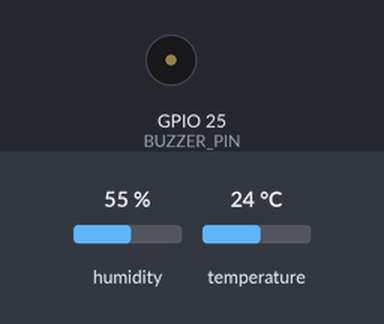
Recording of a sketch running on a simulated ESP32. Shown: buzzer (waves = sounding, pin HIGH). Inputs (shaded band) come from the test bench; at power-on: temperature 24 °C, humidity 55 %. WiFi joins after 1.5 s; servers stay silent unless stated; what the sketch prints to the serial monitor is not drawn.

Above: at 2.7 s.
2.8 s: temperature set to 34 °C
4.7 s: temperature set to 37 °C
At 6.7 s:
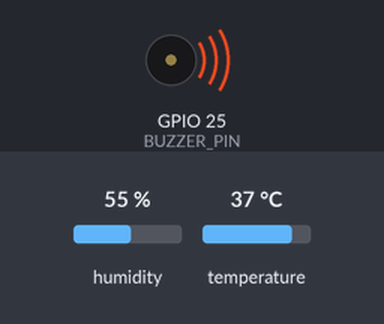
7.0 s: temperature set to 12 °C
At 7.9 s:
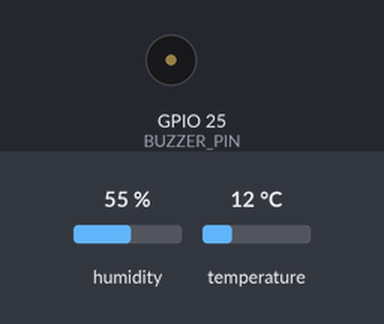
9.0 s: temperature set to 41 °C
At 10.3 s:
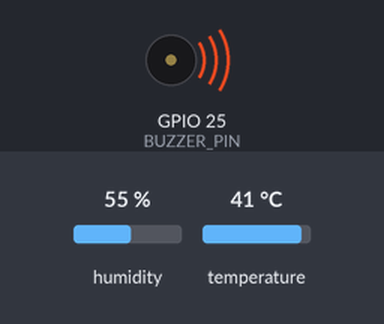
Timing chart, 0 to 12.0 s (numbered marks = the images above; inputs shaded):
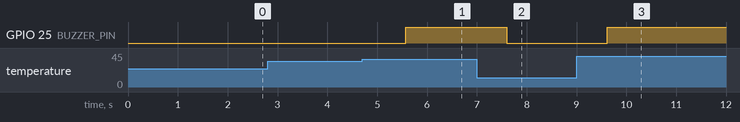

Measured:
- the behaviour switches between 35 and 36 °C on temperature (found by bisection; images 0 and 1)
- after the input at 2.8 s, every drawn part: stays the same
- after the input at 4.7 s, GPIO 25 (BUZZER_PIN): LOW → HIGH after 0.87 s
- after the input at 7.0 s, GPIO 25 (BUZZER_PIN): HIGH → LOW after 0.60 s
- after the input at 9.0 s, GPIO 25 (BUZZER_PIN): LOW → HIGH after 0.62 s

The sketch:

esp32.ino
```cpp
#include <WiFi.h>
#include <WebServer.h>
#include <DHT.h>

// Wi-Fi Credentials
const char* ssid = "Rajeswari";
const char* password = "9985336788";

// Pin Configuration
#define DHT_PIN 4
#define DHT_TYPE DHT11
#define BUZZER_PIN 25

// High Temperature Threshold (°C)
#define TEMP_THRESHOLD 35.0

DHT dht(DHT_PIN, DHT_TYPE);
WebServer server(80);

float temperature = 0.0;
float humidity = 0.0;

// Embedded HTML, CSS, and JavaScript for the Web Page
const char HTML_CONTENT[] PROGMEM = R"rawliteral(
<!DOCTYPE html>
<html>
<head>
    <meta name="viewport" content="width=device-width, initial-scale=1">
    <title>ESP32 Climate Dashboard</title>
    <style>
        body { font-family: 'Segoe UI', Tahoma, Geneva, Verdana, sans-serif; text-align: center; background-color: #eef2f5; margin: 0; padding: 20px; }
        h1 { color: #333; margin-bottom: 20px; }
        .card-container { display: flex; justify-content: center; gap: 20px; flex-wrap: wrap; margin-top: 20px; }
        .card { background: white; padding: 25px; border-radius: 15px; box-shadow: 0 6px 15px rgba(0,0,0,0.08); width: 220px; }
        .card h2 { margin: 0 0 10px 0; font-size: 18px; color: #666; }
        .value { font-size: 38px; font-weight: bold; color: #007bff; }
        .humidity-val { color: #17a2b8; }
        .status-box { margin-top: 30px; font-size: 20px; font-weight: 600; padding: 12px; border-radius: 8px; display: inline-block; background: #fff; box-shadow: 0 4px 10px rgba(0,0,0,0.05); }
    </style>
</head>
<body>
    <h1>ESP32 Environment Dashboard</h1>
    <div class="card-container">
        <div class="card">
            <h2>Temperature</h2>
            <div class="value"><span id="temp">--</span> &deg;C</div>
        </div>
        <div class="card">
            <h2>Humidity</h2>
            <div class="value humidity-val"><span id="hum">--</span> %</div>
        </div>
    </div>
    <div class="status-box">
        System Status: <span id="status" style="color: #28a745;">Normal</span>
    </div>

    <script>
        function fetchSensorData() {
            fetch('/data')
                .then(response => response.json())
                .then(data => {
                    document.getElementById('temp').innerText = data.temperature.toFixed(1);
                    document.getElementById('hum').innerText = data.humidity.toFixed(1);

                    let statusElem = document.getElementById('status');
                    if (data.temperature > 35.0) {
                        statusElem.innerText = "WARNING: HIGH TEMP DETECTED!";
                        statusElem.style.color = "#dc3545";
                    } else {
                        statusElem.innerText = "Normal";
                        statusElem.style.color = "#28a745";
                    }
                })
                .catch(err => console.error("Error fetching data:", err));
        }

        // Fetch new data every 2 seconds automatically without refreshing page
        setInterval(fetchSensorData, 2000);
        window.onload = fetchSensorData;
    </script>
</body>
</html>
)rawliteral";

void handleRoot() {
  server.send(200, "text/html", HTML_CONTENT);
}

void handleData() {
  String json = "{\"temperature\":" + String(temperature) + ",\"humidity\":" + String(humidity) + "}";
  server.send(200, "application/json", json);
}

void setup() {
  Serial.begin(115200);

  pinMode(BUZZER_PIN, OUTPUT);
  digitalWrite(BUZZER_PIN, LOW);

  dht.begin();

  // Connect to Wi-Fi Network
  Serial.print("Connecting to ");
  Serial.println(ssid);
  WiFi.begin(ssid, password);

  while (WiFi.status() != WL_CONNECTED) {
    delay(500);
    Serial.print(".");
  }

  Serial.println("\nWiFi Connected!");
  Serial.print("IP Address: ");
  Serial.println(WiFi.localIP());

  // Define Server Endpoints
  server.on("/", handleRoot);
  server.on("/data", handleData);
  server.begin();
  Serial.println("HTTP Server Started");
}

void loop() {
  server.handleClient(); // Keep listening for web requests

  // Update sensor readings
  float t = dht.readTemperature();
  float h = dht.readHumidity();

  if (!isnan(t) && !isnan(h)) {
    temperature = t;
    humidity = h;

    // Buzzer threshold control
    if (temperature > TEMP_THRESHOLD) {
      digitalWrite(BUZZER_PIN, HIGH);
    } else {
      digitalWrite(BUZZER_PIN, LOW);
    }
  }
}
```
